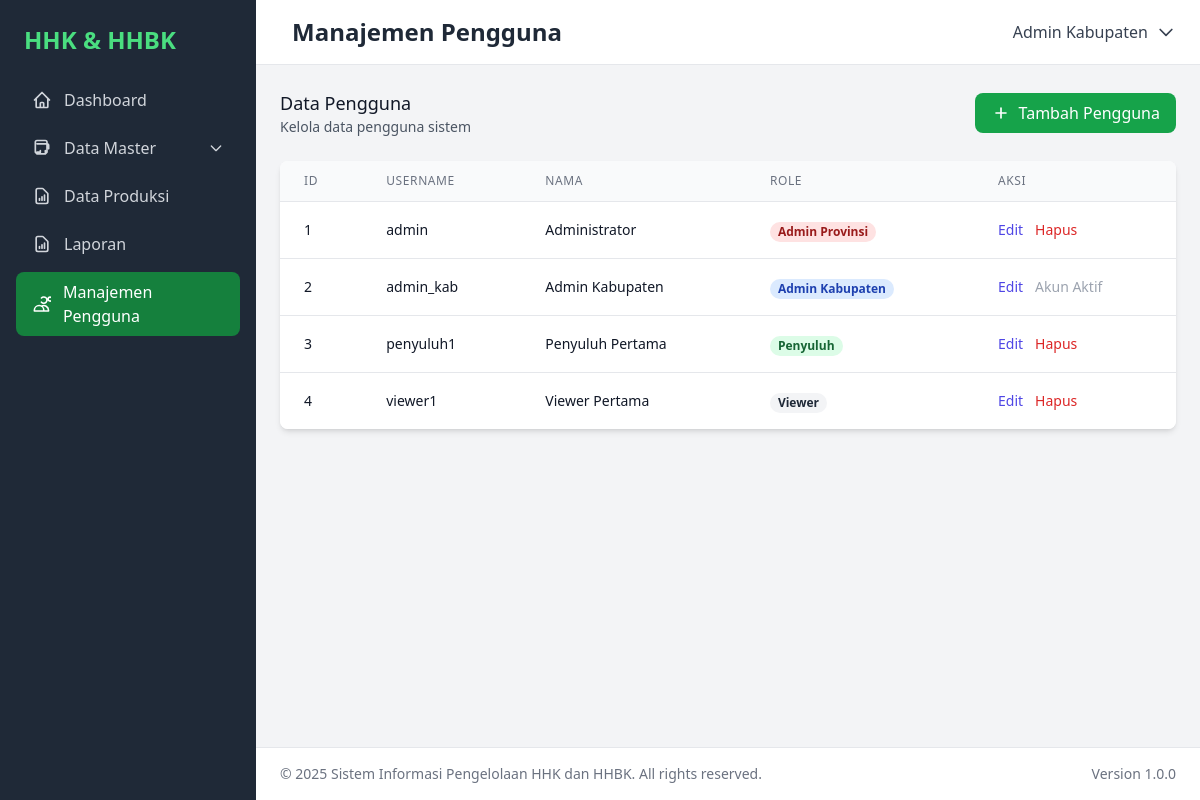
Screenshot of /users.php (signed in) with the database file from the repository.
### tables this page shows
CREATE TABLE `pengguna`  (
  `id` int(0) NOT NULL AUTO_INCREMENT,
  `username` varchar(50) NOT NULL,
  `password_hash` varchar(255) NOT NULL,
  `nama` varchar(100) NOT NULL,
  `role` enum('admin-prov','admin-kab','penyuluh','viewer') NOT NULL DEFAULT 'viewer',
  PRIMARY KEY (`id`) USING BTREE,
  UNIQUE INDEX `username`(`username`) USING BTREE
);

### config/database.php (called while the page is built, shortened)
<?php
$db_host = 'localhost';
$db_name = 'hhbk';
$db_user = 'root';
$db_pass = '';
$db_connection = null;
function getDatabaseConnection() {
    global $db_connection, $db_host, $db_name, $db_user, $db_pass;
    if ($db_connection === null) {
        try {
            $dsn = "mysql:host={$db_host};dbname={$db_name};charset=utf8mb4";
            $db_connection = new PDO($dsn, $db_user, $db_pass);
            $db_connection->setAttribute(PDO::ATTR_ERRMODE, PDO::ERRMODE_EXCEPTION);
            $db_connection->setAttribute(PDO::ATTR_DEFAULT_FETCH_MODE, PDO::FETCH_ASSOC);
        } catch(PDOException $e) {
            error_log("Connection failed: " . $e->getMessage());
            return false;
        }
    }
    return $db_connection;
}
function executeQuery($query, $params = []) {
    $db = getDatabaseConnection();
    try {
        $stmt = $db->prepare($query);
        $stmt->execute($params);
        return $stmt;
    } catch(PDOException $e) {
        error_log("Query execution failed: " . $e->getMessage());
        return false;
    }
}
function getMultipleRows($query, $params = []) {
    $stmt = executeQuery($query, $params);
    return $stmt->fetchAll();
}
?>

### users.php (the view, shortened to what this page needs)
<?php
require_once 'config/database.php';
$page_title = 'Manajemen Pengguna';
include 'includes/header.php';
?>
<div class="flex justify-between items-center mb-6">
    <div>
        <h3 class="text-lg font-medium text-gray-900">Data Pengguna</h3>
        <p class="text-sm text-gray-600">Kelola data pengguna sistem</p>
    </div>
    <button onclick="openModal()" class="bg-green-600 hover:bg-green-700 text-white px-4 py-2 rounded-lg flex items-center">
        <svg class="w-5 h-5 mr-2" fill="none" stroke="currentColor" viewBox="0 0 24 24">
            <path stroke-linecap="round" stroke-linejoin="round" stroke-width="2" d="M12 6v6m0 0v6m0-6h6m-6 0H6"></path>
        </svg>
        Tambah Pengguna
    </button>
</div>
<div class="bg-white rounded-lg shadow-md overflow-hidden">
    <div class="overflow-x-auto">
        <table class="min-w-full divide-y divide-gray-200">
            <thead class="bg-gray-50">
                <tr>
                    <th class="px-6 py-3 text-left text-xs font-medium text-gray-500 uppercase tracking-wider">ID</th>
                    <th class="px-6 py-3 text-left text-xs font-medium text-gray-500 uppercase tracking-wider">Username</th>
                    <th class="px-6 py-3 text-left text-xs font-medium text-gray-500 uppercase tracking-wider">Nama</th>
                    <th class="px-6 py-3 text-left text-xs font-medium text-gray-500 uppercase tracking-wider">Role</th>
                    <th class="px-6 py-3 text-left text-xs font-medium text-gray-500 uppercase tracking-wider">Aksi</th>
                </tr>
            </thead>
            <tbody class="bg-white divide-y divide-gray-200">
                <?php echo getUsersData(); ?>
            </tbody>
        </table>
    </div>
</div>
<?php
function getUsersData() {
    try {
        $rows = getMultipleRows("SELECT id, username, nama, role FROM pengguna ORDER BY id");
        $output = '';
        if (empty($rows)) {
            $output .= '<tr><td colspan="5" class="px-6 py-4 text-center text-gray-500">Tidak ada data yang ditemukan</td></tr>';
        } else {
            foreach ($rows as $row) {
                $roleLabels = [
                    'admin-prov' => 'Admin Provinsi',
                    'admin-kab' => 'Admin Kabupaten',
                    'penyuluh' => 'Penyuluh',
                    'viewer' => 'Viewer'
                ];
                $roleClass = [
                    'admin-prov' => 'bg-red-100 text-red-800',
                    'admin-kab' => 'bg-blue-100 text-blue-800',
                    'penyuluh' => 'bg-green-100 text-green-800',
                    'viewer' => 'bg-gray-100 text-gray-800'
                ];
                $output .= '<tr>';
                $output .= '<td class="px-6 py-4 whitespace-nowrap text-sm text-gray-900">' . $row['id'] . '</td>';
                $output .= '<td class="px-6 py-4 whitespace-nowrap text-sm text-gray-900">' . htmlspecialchars($row['username']) . '</td>';
                $output .= '<td class="px-6 py-4 whitespace-nowrap text-sm text-gray-900">' . htmlspecialchars($row['nama']) . '</td>';
                $output .= '<td class="px-6 py-4 whitespace-nowrap">';
                $output .= '<span class="px-2 inline-flex text-xs leading-5 font-semibold rounded-full ' . $roleClass[$row['role']] . '">' . $roleLabels[$row['role']] . '</span>';
                $output .= '</td>';
                $output .= '<td class="px-6 py-4 whitespace-nowrap text-sm font-medium">';
                $output .= '<button onclick="editUser(' . $row['id'] . ', \'' . addslashes($row['username']) . '\', \'' . addslashes($row['nama']) . '\', \'' . $row['role'] . '\')" class="text-indigo-600 hover:text-indigo-900 mr-3">Edit</button>';
                if ($row['id'] != $_SESSION['user_id']) {
                    $output .= '<button onclick="deleteUser(' . $row['id'] . ')" class="text-red-600 hover:text-red-900">Hapus</button>';
                } else {
                    $output .= '<span class="text-gray-400">Akun Aktif</span>';
                }
                $output .= '</td>';
                $output .= '</tr>';
            }
        }
        return $output;
    } catch(Exception $e) {
        return '<tr><td colspan="5" class="px-6 py-4 text-center text-red-600">Error: ' . $e->getMessage() . '</td></tr>';
    }
}
include 'includes/footer.php';
?>

### includes/header.php (shortened to what this page needs)
<?php
require_once dirname(__DIR__) . '/config/database.php';
$current_page = basename($_SERVER['PHP_SELF'], '.php');
?>
<!DOCTYPE html>
<html lang="id">
<head>
    <script src="https://cdn.tailwindcss.com"></script>
    <link href="https://cdn.jsdelivr.net/npm/select2@4.1.0-rc.0/dist/css/select2.min.css" rel="stylesheet" />
</head>
<body class="bg-gray-100 font-sans antialiased">
    <div class="flex h-screen bg-gray-100">
        <aside id="sidebar" class="fixed inset-y-0 left-0 bg-gray-800 text-white w-64 px-4 py-6 space-y-6 z-50 transform -translate-x-full md:relative md:translate-x-0 transition-transform duration-200 ease-in-out sidebar-scroll">
            <div class="flex items-center justify-between px-2">
                <h2 class="text-2xl font-bold text-green-400">HHK & HHBK</h2>
            </div>
            <nav class="space-y-2">
                <a href="index.php" class="flex items-center px-4 py-2 rounded-lg <?php echo ($current_page == 'index') ? 'bg-green-700 text-white' : 'text-gray-300 hover:bg-gray-700 hover:text-white'; ?>">
                    <svg class="h-5 w-5 mr-3" fill="none" stroke="currentColor" viewBox="0 0 24 24"><path stroke-linecap="round" stroke-linejoin="round" stroke-width="2" d="M3 12l2-2m0 0l7-7 7 7M5 10v10a1 1 0 001 1h3m10-11l2 2m-2-2v10a1 1 0 01-1 1h-3m-6 0a1 1 0 001-1v-4a1 1 0 011-1h2a1 1 0 011 1v4a1 1 0 001 1m-6 0h6"></path></svg>
                    Dashboard
                </a>
                <div class="relative">
                    <button type="button" class="flex items-center justify-between w-full px-4 py-2 rounded-lg text-gray-300 hover:bg-gray-700 hover:text-white focus:outline-none" onclick="toggleDropdown('masterDataDropdown')">
                        <span class="flex items-center">
                            <svg class="h-5 w-5 mr-3" fill="none" stroke="currentColor" viewBox="0 0 24 24"><path stroke-linecap="round" stroke-linejoin="round" stroke-width="2" d="M4 7v10l2 2h10l2-2V7m-2 0H6m12 0V5a2 2 0 00-2-2H6a2 2 0 00-2 2v2m12 0h2a2 2 0 012 2v4m-10 4H6m4 0v-2m6 2v-2"></path></svg>
                            Data Master
                        </span>
                        <svg class="h-4 w-4 transform transition-transform duration-200" id="masterDataArrow" fill="none" stroke="currentColor" viewBox="0 0 24 24"><path stroke-linecap="round" stroke-linejoin="round" stroke-width="2" d="M19 9l-7 7-7-7"></path></svg>
                    </button>
                </div>
                <a href="produksi.php" class="flex items-center px-4 py-2 rounded-lg <?php echo ($current_page == 'produksi') ? 'bg-green-700 text-white' : 'text-gray-300 hover:bg-gray-700 hover:text-white'; ?>">
                    <svg class="h-5 w-5 mr-3" fill="none" stroke="currentColor" viewBox="0 0 24 24"><path stroke-linecap="round" stroke-linejoin="round" stroke-width="2" d="M9 17v-2m3 2v-4m3 4v-6m2 10H7a2 2 0 01-2-2V5a2 2 0 012-2h5.586a1 1 0 01.707.293l5.414 5.414a1 1 0 01.293.707V19a2 2 0 01-2 2z"></path></svg>
                    Data Produksi
                </a>
                <a href="laporan.php" class="flex items-center px-4 py-2 rounded-lg <?php echo ($current_page == 'laporan') ? 'bg-green-700 text-white' : 'text-gray-300 hover:bg-gray-700 hover:text-white'; ?>">
                    <svg class="h-5 w-5 mr-3" fill="none" stroke="currentColor" viewBox="0 0 24 24"><path stroke-linecap="round" stroke-linejoin="round" stroke-width="2" d="M9 17v-2m3 2v-4m3 4v-6m2 10H7a2 2 0 01-2-2V5a2 2 0 012-2h5.586a1 1 0 01.707.293l5.414 5.414a1 1 0 01.293.707V19a2 2 0 01-2 2z"></path></svg>
                    Laporan
                </a>
                <?php if (in_array($_SESSION['role'], ['admin-prov', 'admin-kab'])): ?>
                    <a href="users.php" class="flex items-center px-4 py-2 rounded-lg <?php echo ($current_page == 'users') ? 'bg-green-700 text-white' : 'text-gray-300 hover:bg-gray-700 hover:text-white'; ?>">
                        <svg class="h-5 w-5 mr-3" fill="none" stroke="currentColor" viewBox="0 0 24 24"><path stroke-linecap="round" stroke-linejoin="round" stroke-width="2" d="M12 4.354a4 4 0 110 5.292M15 21H3v-1a6 6 0 0112 0v1zm0 0h6v-1a6 6 0 00-9-5.197m13.5-9a2.5 2.5 0 11-5 0 2.5 2.5 0 015 0z"></path></svg>
                        Manajemen Pengguna
                    </a>
                <?php endif; ?>
            </nav>
        </aside>
        <div class="flex-1 flex flex-col overflow-hidden">
            <header class="flex justify-between items-center bg-white border-b border-gray-200 px-6 py-4">
                <div class="flex items-center">
                    <h1 class="text-2xl font-semibold text-gray-800 ml-3"><?php echo $page_title ?? 'Dashboard'; ?></h1>
                </div>
                <div class="flex items-center space-x-4">
                    <div class="relative">
                        <button id="user-menu-button" class="flex items-center space-x-2 text-gray-700 hover:text-gray-900 focus:outline-none">
                            <span class="font-medium"><?php echo htmlspecialchars($_SESSION['nama']); ?></span>
                            <svg class="h-5 w-5" fill="none" stroke="currentColor" viewBox="0 0 24 24"><path stroke-linecap="round" stroke-linejoin="round" stroke-width="2" d="M19 9l-7 7-7-7"></path></svg>
                        </button>
                    </div>
                </div>
            </header>
            <main class="flex-1 overflow-x-hidden overflow-y-auto bg-gray-100 p-6">

### includes/footer.php (shortened to what this page needs)
    </main>
    <footer class="bg-white border-t border-gray-200 mt-8">
        <div class="max-w-7xl mx-auto py-4 px-6">
            <div class="flex justify-between items-center">
                <div class="text-sm text-gray-500">
                    &copy; <?php echo date('Y'); ?> Sistem Informasi Pengelolaan HHK dan HHBK. All rights reserved.
                </div>
                <div class="text-sm text-gray-500">
                    Version 1.0.0
                </div>
            </div>
        </div>
    </footer>
</div>
</div>
</body>
</html>

### includes/header.php (style rules this page uses)
.sidebar-scroll { scrollbar-width: thin; scrollbar-color: #4B5563 #1F2937; }

### rows the page displays
pengguna: id "1", username "admin", nama "Administrator", role "Admin Provinsi"
pengguna: id "2", username "admin_kab", nama "Admin Kabupaten", role "Admin Kabupaten", shows "Akun Aktif"
pengguna: id "3", username "penyuluh1", nama "Penyuluh Pertama", role "Penyuluh"
pengguna: id "4", username "viewer1", nama "Viewer Pertama", role "Viewer"

### other values shown
$page_title "Manajemen Pengguna"
$_SESSION['nama'] "Admin Kabupaten"
